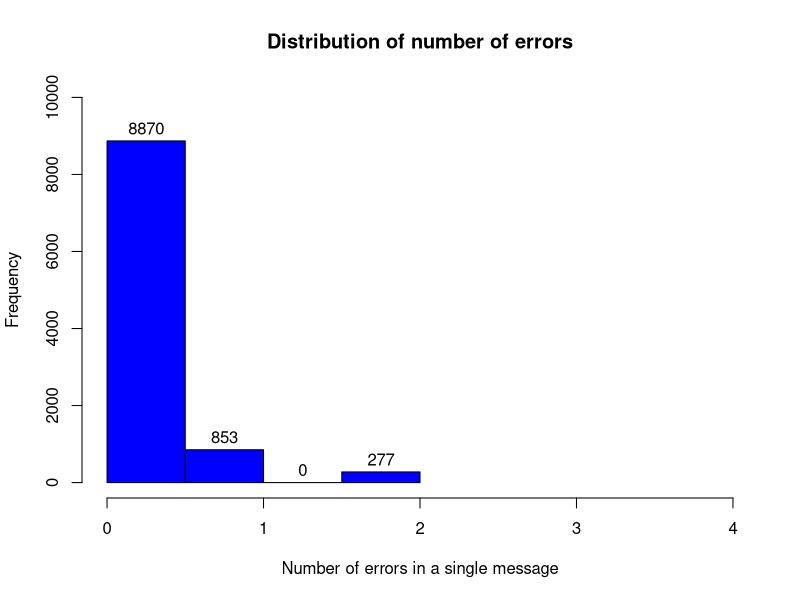
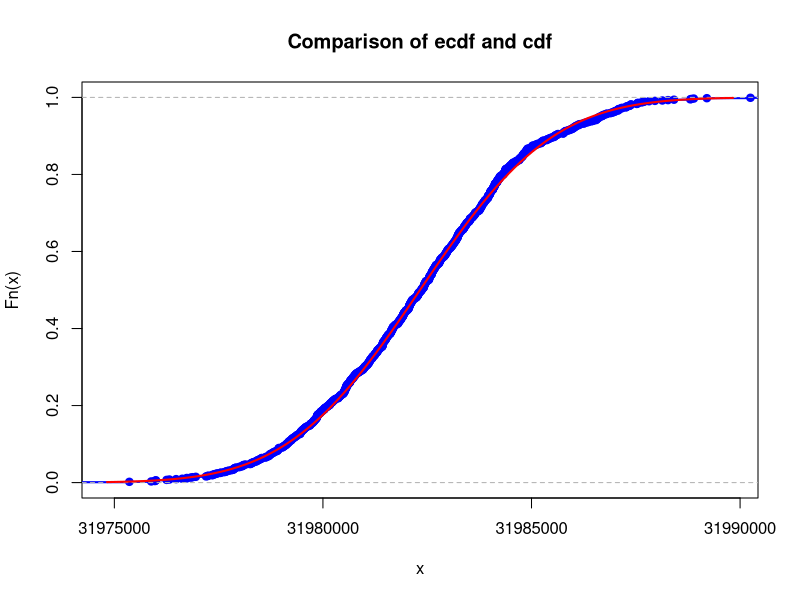
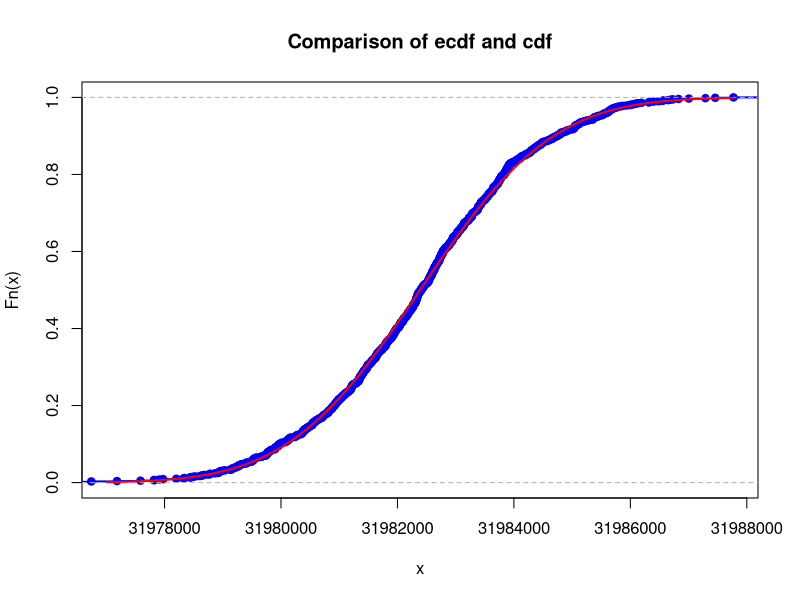
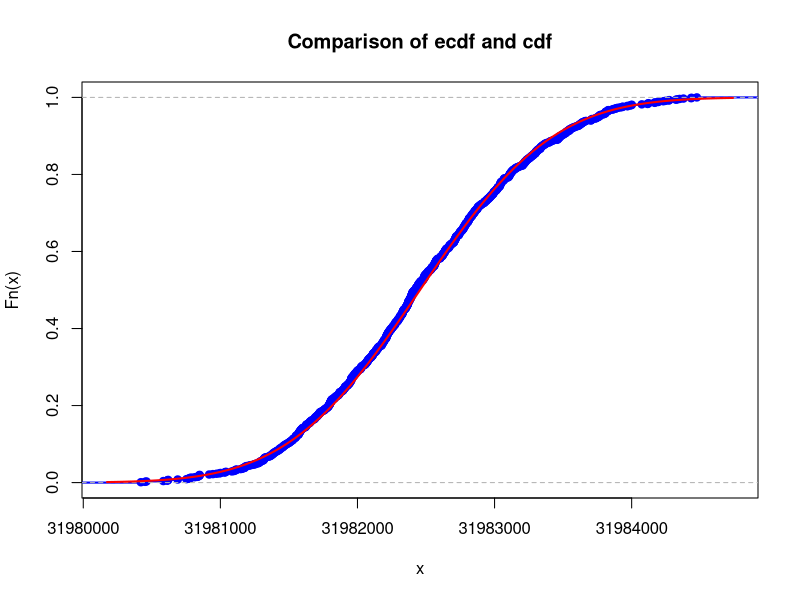
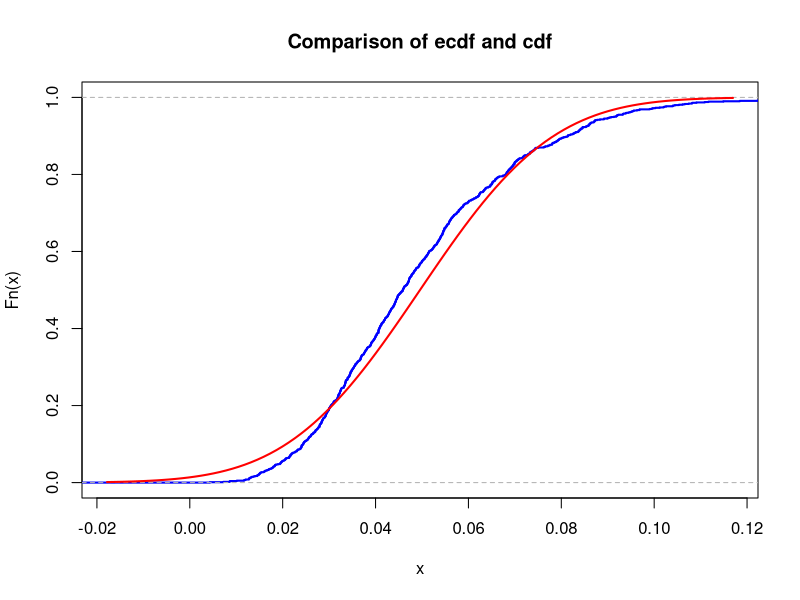
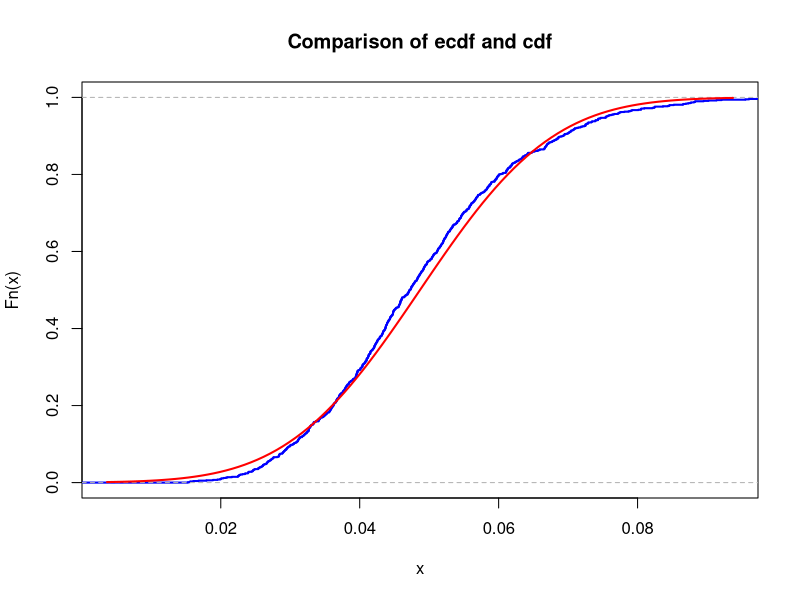
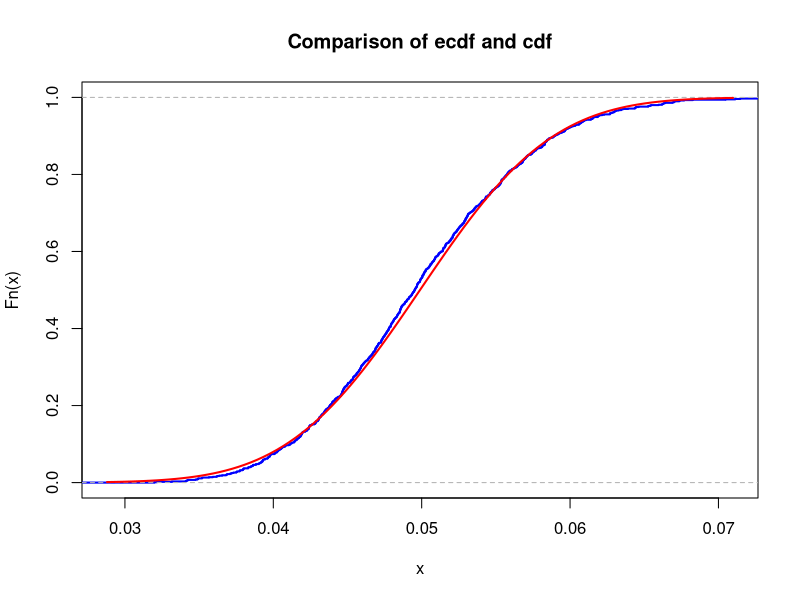

R code for these plots, in order:
## ---- chunk 1
id <- 10
set.seed(id)
p <- id/100
# matrices G and H
G <- matrix(c(1, 1, 1, 0, 0, 0, 0,
		1, 0, 0, 1, 1, 0, 0,
		0, 1, 0, 1, 0, 1, 0,
		1, 1, 0, 1, 0, 0, 1), nrow = 4, byrow = TRUE)
H <- t(matrix(c(1, 0, 1, 0, 1, 0, 1,
		0, 1, 1, 0, 0, 1, 1,
		0, 0, 0, 1, 1, 1, 1), nrow = 3, byrow = TRUE))
# cat("The matrix H is: \n")
# H
# cat("The product GH must be zero: \n")
# (G%*%H) %%2t("The matrix G is: \n")
## ---- chunk 2
# for each bit a random float number from 0 to 1 is generated and then if the value is less than probability p the value of bit is changed to the opposite 
errors_generator <- function(messages) {
  for (row in 1:nrow(messages)) {
    for (bit in 1:ncol(messages)) {
      error_prob <- runif(1)
      # print(error_prob)
      if (error_prob <= p) {
        # error_prob
        messages[row, bit] <- as.integer(!messages[row, bit])
      }
    }
  }
  return (messages)
}
## ---- chunk 3
# for each 7-bit message a syndrome vector is calculated in in case its value does equal to (0, 0, 0)  the corresponding bit is corrected 
# then the parity bits columns are deleted and decoded and corrected 4-bit messages are obtained
decoding <- function(received) {
  corrected <- (received %*% H) %% 2
  for (row in 1:nrow(corrected)) {
    idx <- 1*corrected[row, 1] + 2*corrected[row, 2] + 4*corrected[row, 3]
    if (idx != 0) {
      received[row, idx] <- as.integer(!received[row, idx])
    }
  }
  received <- received[, -c(1, 2, 4)]
  return (received)
}
## ---- chunk 4
# comparing original messages and decoded ones
# ratio of correctly and incorrectly transmitted ones is calculated
evaluate <- function(messages, decoded){
  counter <- 0
  for(row in 1:nrow(messages)){
    if(identical(messages[row,],decoded[row,])){
      counter <- counter+1
    }
  }
  return(counter/(nrow(messages)))
}
## ---- chunk 5
count_k <- function(messages, decoded){
  copy <- messages
  copy <- cbind(copy, 0)
  for(row in 1:nrow(messages)){
    if(!identical(messages[row,],decoded[row,])){
      for(idx in range(1:4)){
        if(messages[row, idx] != decoded[row, idx]){
          copy[row, 5] <- copy[row, 5] + 1
        }
      }
    }
  }
  return(copy)
}
## ---- chunk 6
message_generator <- function(N) {
  matrix(sample(c(0,1), 4*N, replace = TRUE), nrow = N)
}  
messages <- message_generator(10000)
messages[4,]
codewords <- (messages %*% G) %% 2
received <- errors_generator(codewords)
decoded <- decoding(received)
accuracy<- evaluate(messages,decoded)
accuracy
## ---- chunk 7
test <- count_k(messages, decoded)
temp <- test[,5]
h <- hist(temp,
     main = "Distribution of number of errors",
     xlab = 'Number of errors in a single message',
     xlim=c(0,4),
     ylim = c(0, 10000),
     col = 'blue',
     border = 'black',
     breaks = 6)
text(h$mids,h$counts,labels=h$counts, adj=c(0.5, -0.5))
## ---- chunk 8
lambda <- log(2)/(9.49864255*10^8)
N <- (10**18 * 6)/136.9 
K <- 1000
mu <- N * lambda
i <- 1
#calculate all values of n when empirical probability is greater than 0.95 
while(TRUE){
  sum_values <- colSums(matrix(rpois(i*K, lambda = mu), nrow=i))
  if ((sum(sum_values < 8*10**8)/K)<0.95){
    break
  }
  i<-i+1
}
i-1

## ---- chunk 9
# calculating lambda, mu and finding sample means for n = 5, n = 10 and n = 50
lambda <- log(2)/949864255.2  
N <- (10**18 * 6)/136.9
mu <- N * lambda
K <- 1e3
n1 <- 5
n2 <- 10
n3 <- 50
sample_means1 <- colMeans(matrix(rpois(n1*K, lambda = mu), nrow=n1))
sample_means2 <- colMeans(matrix(rpois(n2*K, lambda = mu), nrow=n2))
sample_means3 <- colMeans(matrix(rpois(n3*K, lambda = mu), nrow=n3))
## ---- chunk 10
# calculating mean and standart deviation of sample means 
mu1 <- mean(sample_means1)
sigma1 <- sd(sample_means1)
mu2 <- mean(sample_means2)
sigma2 <- sd(sample_means2)
mu3 <- mean(sample_means3)
sigma3 <- sd(sample_means3)
## ---- chunk 11
xlims_1 <- c(mu1-3*sigma1,mu1+3*sigma1)
Fs_1 <- ecdf(sample_means1)
plot(Fs_1, 
     xlim = xlims_1, 
     ylim = c(0,1),
     col = "blue",
     lwd = 2,
     main = "Comparison of ecdf and cdf")
curve(pnorm(x, mean = mu1, sd = sigma1), col = "red", lwd = 2, add = TRUE)
## ---- chunk 12
xlims_2 <- c(mu2-3*sigma2,mu2+3*sigma2)
Fs_2 <- ecdf(sample_means2)
plot(Fs_2, 
     xlim = xlims_2, 
     ylim = c(0,1),
     col = "blue",
     lwd = 2,
     main = "Comparison of ecdf and cdf")
curve(pnorm(x, mean = mu2, sd = sigma2), col = "red", lwd = 2, add = TRUE)
## ---- chunk 13
xlims_3 <- c(mu3-3*sigma3,mu3+3*sigma3)
Fs_3 <- ecdf(sample_means3)
plot(Fs_3, 
     xlim = xlims_3, 
     ylim = c(0,1),
     col = "blue",
     lwd = 2,
     main = "Comparison of ecdf and cdf")
curve(pnorm(x, mean = mu3, sd = sigma3), col = "red", lwd = 2, add = TRUE)
## ---- chunk 14
# calculatng the maximum difference between two c.d.f.'s
x <- seq(min(sample_means1),max(sample_means1), by = .01)
max(abs(Fs_1(x)-pnorm(x,mean = mean(sample_means1), sd = sd(sample_means1))))
x <- seq(min(sample_means2),max(sample_means2), by = .01)
max(abs(Fs_2(x)-pnorm(x,mean = mean(sample_means2), sd = sd(sample_means2))))
x <- seq(min(sample_means1),max(sample_means1), by = .01)
max(abs(Fs_3(x)-pnorm(x,mean = mean(sample_means3), sd = sd(sample_means3))))
## ---- chunk 15
lambda <- log(2)/949864255.2
N <- (10**18 * 6)/136.9 
K <- 1000
n <- 5
mu <- N * lambda
sum_values <- colSums(matrix(rpois(n*K, lambda = mu), nrow=n))
sum(sum_values < 8*10**8)
## ---- chunk 16
nu1 <- 20  # change this!
K <- 1e3
n1 <- 5
n2 <- 10
n3 <- 50
sample_means1 <- colMeans(matrix(rexp(n1*K, rate = nu1), nrow=n1))
sample_means2 <- colMeans(matrix(rexp(n2*K, rate = nu1), nrow=n2))
sample_means3 <- colMeans(matrix(rexp(n3*K, rate = nu1), nrow=n3))
## ---- chunk 17
mu1 <- mean(sample_means1)# change this!
sigma1 <- sd(sample_means1)  
mu2 <- mean(sample_means2)# change this!
sigma2 <- sd(sample_means2)
mu3 <- mean(sample_means3)# change this!
sigma3 <- sd(sample_means3) # change this!
## ---- chunk 18
xlims_1 <- c(mu1-3*sigma1,mu1+3*sigma1)
Fs_1 <- ecdf(sample_means1)
plot(Fs_1, 
     xlim = xlims_1, 
     col = "blue",
     lwd = 2,
     main = "Comparison of ecdf and cdf")
curve(pnorm(x, mean = mu1, sd = sigma1), col = "red", lwd = 2, add = TRUE)
## ---- chunk 19
xlims_2 <- c(mu2-3*sigma2,mu2+3*sigma2)
Fs_2 <- ecdf(sample_means2)
plot(Fs_2, 
     xlim = xlims_2, 
     col = "blue",
     lwd = 2,
     main = "Comparison of ecdf and cdf")
curve(pnorm(x, mean = mu2, sd = sigma2), col = "red", lwd = 2, add = TRUE)
## ---- chunk 20
xlims_3 <- c(mu3-3*sigma3,mu3+3*sigma3)
Fs_3 <- ecdf(sample_means3)
plot(Fs_3, 
     xlim = xlims_3, 
     col = "blue",
     lwd = 2,
     main = "Comparison of ecdf and cdf")
curve(pnorm(x, mean = mu3, sd = sigma3), col = "red", lwd = 2, add = TRUE)
## ---- chunk 21
x <- seq(min(sample_means1),max(sample_means1), by = .01)
max(abs(Fs_1(x)-pnorm(x,mean = mean(sample_means1), sd = sd(sample_means1))))
x <- seq(min(sample_means2),max(sample_means2), by = .01)
max(abs(Fs_2(x)-pnorm(x,mean = mean(sample_means2), sd = sd(sample_means2))))
x <- seq(min(sample_means1),max(sample_means1), by = .01)
max(abs(Fs_3(x)-pnorm(x,mean = mean(sample_means3), sd = sd(sample_means3))))
## ---- chunk 22
num = 100
sample_means4 <- colMeans(matrix(rexp(num*K, rate = nu1), nrow=num))
S = sum(sample_means4[1:100])
## ---- chunk 23

time = 1
prob = 0.95

Markov_num = num / (prob * nu1 * time)

Markov_num #Upper bound

## ---- chunk 24

Chebyshev_num = (num * prob + sqrt(num * prob - prob * prob)) / (nu1 * time * prob)
Chebyshev_num #Upper bound
## ---- chunk 25
CLT_num = 1
while(TRUE){
  flag = pnorm((time - (num / (nu1 * CLT_num))) / (sqrt(num) / (nu1 * CLT_num)))
  if (flag < 0.05){
    CLT_num = CLT_num + 1
  }
  else{
    break
  }
}
CLT_num = CLT_num - 1
CLT_num
## ---- chunk 26
new_S = sum(rexp(100, rate = CLT_num * nu1))
new_S

## ---- chunk 27
sums = colSums(matrix(rexp(100*K, rate = CLT_num * nu1), nrow = 100))
## ---- chunk 28
mean(sums >= 1)
